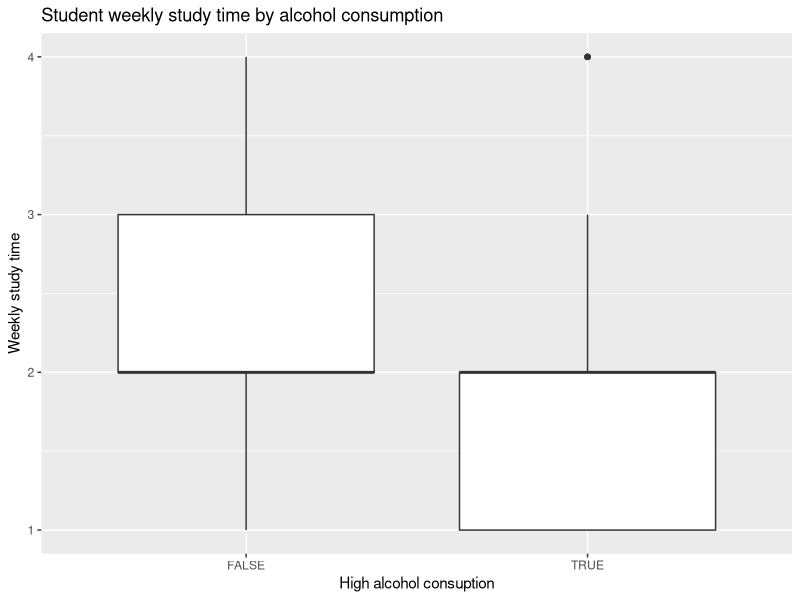
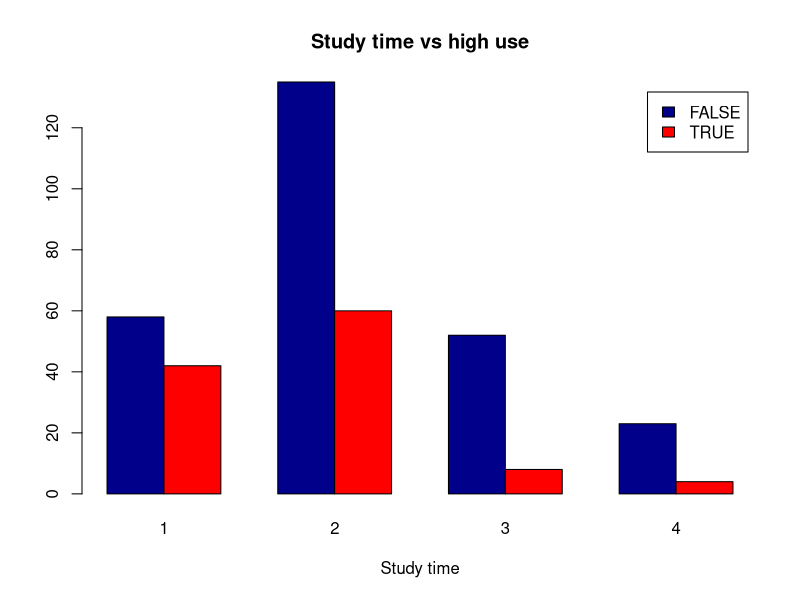
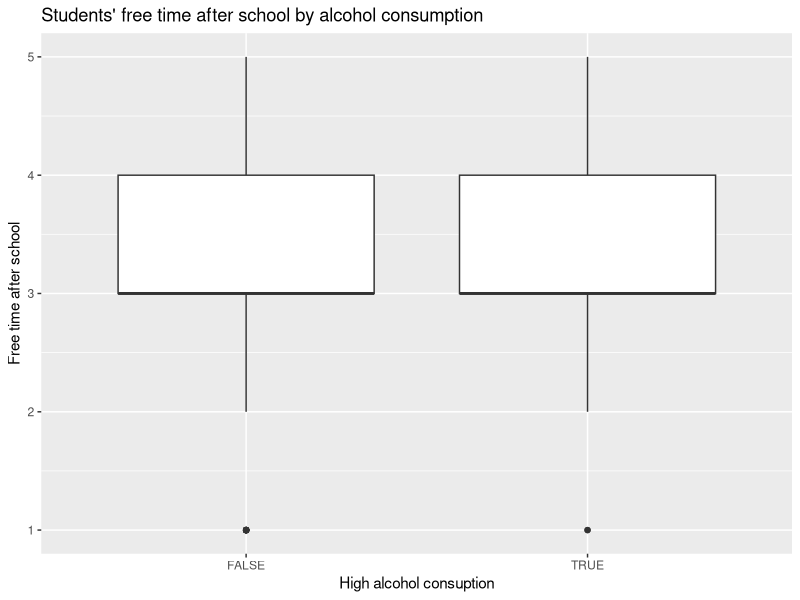
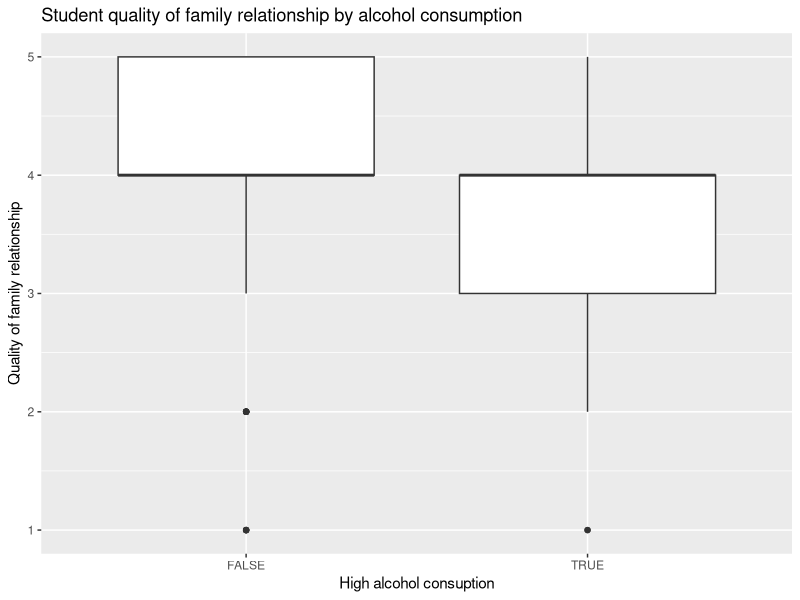
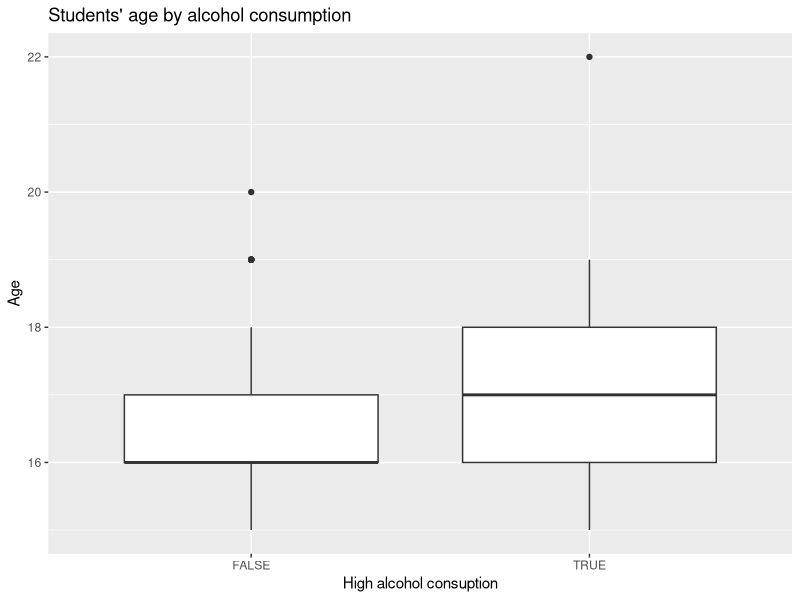
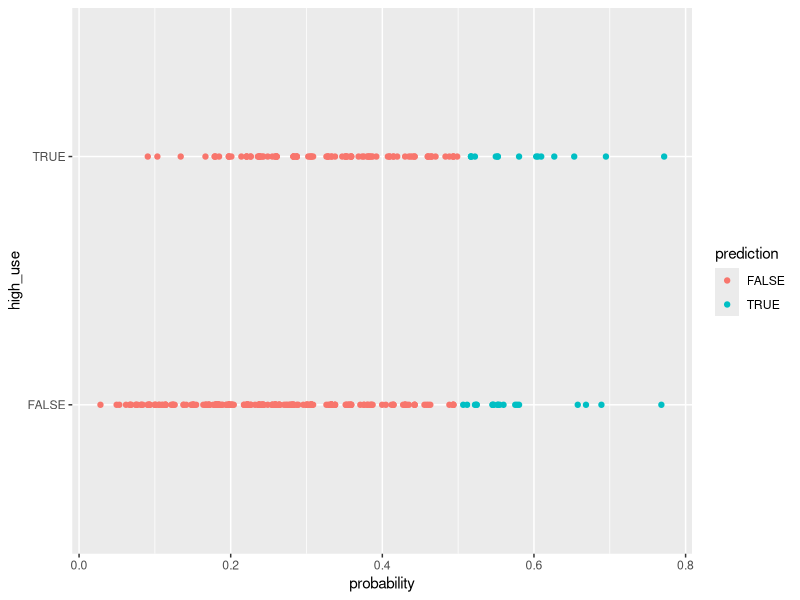

R code for these plots, in order:
## ---- chunk 1
alc <- read.table("alc.txt", header = T, sep = ";")

## ---- chunk 2
colnames(alc)

str(alc)


## ---- chunk 3
library(ggplot2)
library(dplyr)

## ---- chunk 4
summary(alc$studytime)

## ---- chunk 5
g1 <- ggplot(alc, aes(x = high_use, y= studytime))
g1 + geom_boxplot(aes()) + xlab("High alcohol consuption") + ylab("Weekly study time") + ggtitle("Student weekly study time by alcohol consumption")

## ---- chunk 6
table_studytime <- xtabs(~high_use+studytime, data=alc)
ftable(table_studytime)
## ---- chunk 7
counts_studytime <- table(alc$high_use, alc$studytime)
barplot(counts_studytime, main="Study time vs high use",
  xlab="Study time", col=c("darkblue","red"),
 	legend = rownames(counts_studytime), beside=TRUE)
## ---- chunk 8
summary(alc$freetime)

## ---- chunk 9
g4 <- ggplot(alc, aes(x = high_use, y= freetime))
g4 + geom_boxplot(aes()) + xlab("High alcohol consuption") + ylab("Free time after school") + ggtitle("Students' free time after school by alcohol consumption")
## ---- chunk 10
summary(alc$famrel)

## ---- chunk 11
table_famrel <- xtabs(~high_use+famrel, data=alc)
ftable(table_famrel)
## ---- chunk 12
g2 <- ggplot(alc, aes(x = high_use, y= famrel))
g2 + geom_boxplot(aes()) + xlab("High alcohol consuption") + ylab("Quality of family relationship") + ggtitle("Student quality of family relationship by alcohol consumption")

## ---- chunk 13
summary(alc$age)

## ---- chunk 14
g3 <- ggplot(alc, aes(x = high_use, y= age))
g3 + geom_boxplot(aes()) + xlab("High alcohol consuption") + ylab("Age") + ggtitle("Students' age by alcohol consumption")

## ---- chunk 15
m <- glm(high_use ~ studytime + freetime + famrel + age, data = alc, family = "binomial")

summary(m)

#chi sq
qchisq(0.95, 377)
## ---- chunk 16
coef(m)
## ---- chunk 17
OR <- coef(m) %>% exp
CI <- confint(m) %>% exp
cbind(OR, CI)
## ---- chunk 18
probabilities <- predict(m, type = "response")
alc <- mutate(alc, probability = probabilities)
alc <- mutate(alc, prediction = probability > 0.5)
table(high_use = alc$high_use, prediction = alc$prediction)
## ---- chunk 19
gprob <- ggplot(alc, aes(x = probability, y = high_use, col = prediction))
gprob + geom_point()
table(high_use = alc$high_use, prediction = alc$prediction) %>% prop.table() %>% addmargins()
## ---- chunk 20
loss_func <- function(class, prob) {
  n_wrong <- abs(class - prob) > 0.5
  mean(n_wrong)
}
loss_func(class = alc$high_use, prob = alc$probability)
## ---- chunk 21
library(boot)
cv <- cv.glm(data = alc, cost = loss_func, glmfit = m, K = 10)
cv$delta[1]
